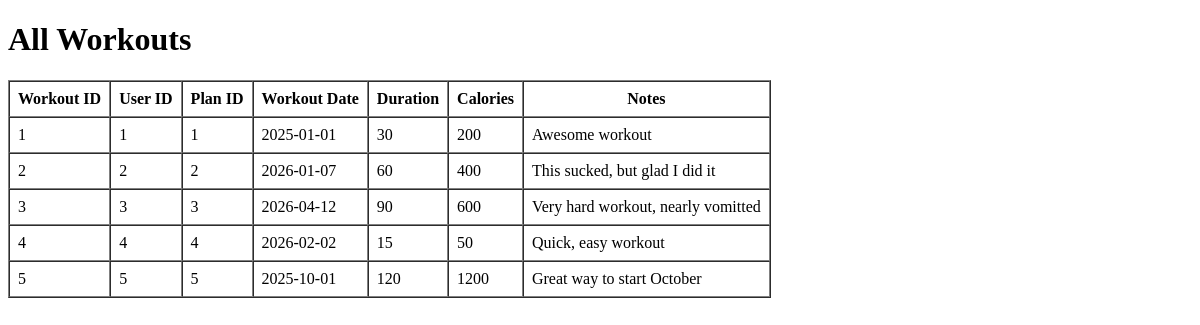
The page /workouts on the database as committed earlier.
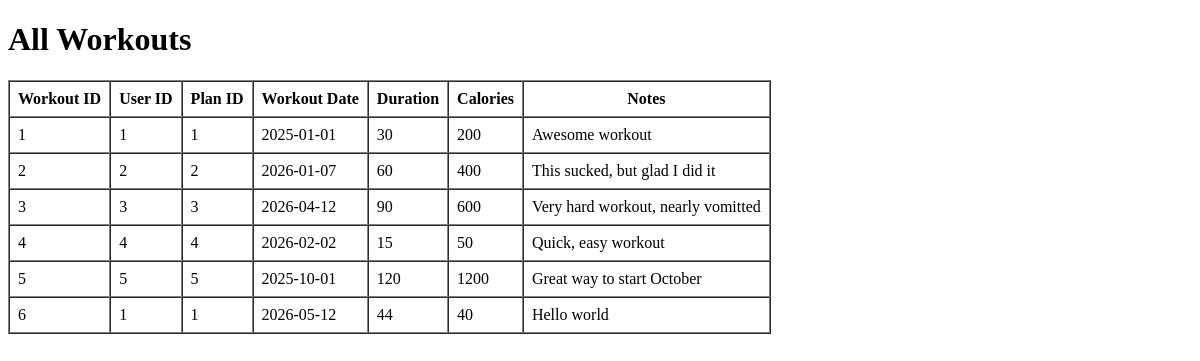
The same page on the database as committed later.
### models.py (models this page shows)
class Workout(db.Model):
    __tablename__ = "Workouts"
    workout_id = db.Column(db.Integer, primary_key=True)
    user_id = db.Column(db.Integer, db.ForeignKey("Users.user_id"))
    plan_id = db.Column(db.Integer, db.ForeignKey("Plans.plan_id"))
    workout_date = db.Column(db.Date)
    duration_min = db.Column(db.Integer)
    cals_burned = db.Column(db.Integer)
    notes = db.Column(db.Text)
    created_at = db.Column(db.DateTime, nullable=False, server_default=db.func.current_timestamp())
    updated_at = db.Column(db.DateTime, nullable=False, server_default=db.func.current_timestamp())
    user = db.relationship("User", back_populates="workouts")
    plan = db.relationship("Plan", back_populates="workouts")
    workout_exercises = db.relationship("WorkoutExercise", back_populates="workout", cascade="all, delete-orphan")

### routes.py (the view)
@main.route("/workouts", methods=["GET"])
def get_workouts():
    workouts = Workout.query.all()
    return render_template("workouts.html", workouts=workouts)

### templates/workouts.html (shortened to what this page needs)
<!DOCTYPE html>
<html lang="en">
<head>
</head>
<body>
    <h1>All Workouts</h1>
    {% if workouts %}
    <table border="1" cellpadding="8" cellspacing="0">
        <thead>
            <tr>
                <th>Workout ID</th>
                <th>User ID</th>
                <th>Plan ID</th>
                <th>Workout Date</th>
                <th>Duration</th>
                <th>Calories</th>
                <th>Notes</th>
            </tr>
        </thead>
        <tbody>
            {% for w in workouts %}
            <tr>
                <td>{{ w.workout_id}}</td>
                <td>{{ w.user_id }}</td>
                <td>{{ w.plan_id }}</td>
                <td>{{ w.workout_date }}</td>
                <td>{{ w.duration_min }}</td>
                <td>{{ w.cals_burned}}</td>
                <td>{{ w.notes }}</td>
            </tr>
            {% endfor %}
        </tbody>
    </table>
    {% else %}
    <p>No plans found in the database</p>
    {% endif %}
</body>
</html>

Rows that differ between the two databases and show on the page:
added Workout: workout_id "6", user_id "1", plan_id "1", workout_date "2026-05-12", duration_min "44", cals_burned "40", notes "Hello world"
